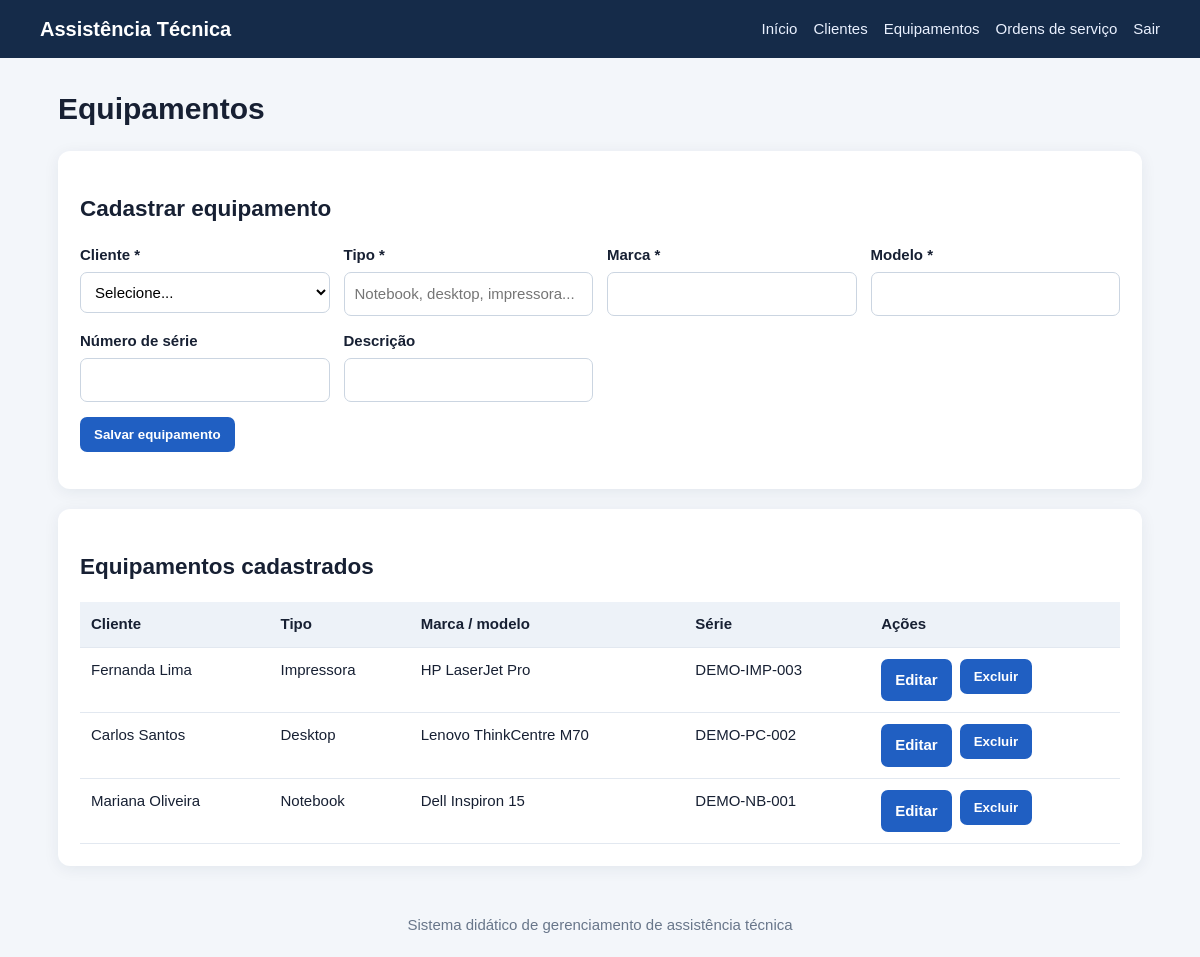
The page /sistema/equipamentos.php (signed in) on the database its author committed.
### tables this page shows
CREATE TABLE equipamentos (
  id INT UNSIGNED AUTO_INCREMENT PRIMARY KEY,
  cliente_id INT UNSIGNED NOT NULL,
  tipo VARCHAR(80) NOT NULL,
  marca VARCHAR(80) NOT NULL,
  modelo VARCHAR(100) NOT NULL,
  numero_serie VARCHAR(100) NULL,
  descricao TEXT NULL,
  criado_em TIMESTAMP DEFAULT CURRENT_TIMESTAMP,
  CONSTRAINT fk_equipamento_cliente FOREIGN KEY (cliente_id) REFERENCES clientes(id)
    ON UPDATE CASCADE ON DELETE RESTRICT
);

CREATE TABLE clientes (
  id INT UNSIGNED AUTO_INCREMENT PRIMARY KEY,
  nome VARCHAR(120) NOT NULL,
  cpf_criptografado TEXT NOT NULL,
  telefone VARCHAR(25) NOT NULL,
  email VARCHAR(120) NULL,
  endereco VARCHAR(180) NULL,
  criado_em TIMESTAMP DEFAULT CURRENT_TIMESTAMP
);

### sistema/config/database.php (called while the page is built, shortened)
<?php
$host = '127.0.0.1';
$usuario = 'root';
$senha = '';
$banco = 'saep_db';
$porta = 3307;
$conexao = mysqli_connect($host, $usuario, $senha, $banco, $porta);
mysqli_set_charset($conexao, 'utf8mb4');
function db_stmt($sql, $types = '', $params = array()) {
    global $conexao;
    $stmt = mysqli_prepare($conexao, $sql);
    if (!mysqli_stmt_execute($stmt)) {
        throw new RuntimeException('Erro ao executar consulta: ' . mysqli_stmt_error($stmt));
    }
    return $stmt;
}
function db_all($sql, $types = '', $params = array()) {
    $stmt = db_stmt($sql, $types, $params);
    $result = mysqli_stmt_get_result($stmt);
    $rows = $result ? mysqli_fetch_all($result, MYSQLI_ASSOC) : array();
    return $rows;
}

### sistema/includes/functions.php (called while the page is built, shortened)
<?php
function e($value) {
    return htmlspecialchars((string)$value, ENT_QUOTES | ENT_SUBSTITUTE, 'UTF-8');
}

### sistema/equipamentos.php (the view, shortened to what this page needs)
<?php
require_once __DIR__ . '/config/database.php';
require_once __DIR__ . '/includes/functions.php';
$clientes = db_all('SELECT id,nome FROM clientes ORDER BY nome');
$edit = null;
$rows = db_all('SELECT e.*,c.nome AS cliente_nome FROM equipamentos e JOIN clientes c ON c.id=e.cliente_id ORDER BY e.id DESC');
require __DIR__ . '/includes/header.php';
?>
<h1>Equipamentos</h1>
<section class="card"><h2><?= $edit ? 'Editar equipamento' : 'Cadastrar equipamento' ?></h2>
<?php if (!$clientes): ?><p>Cadastre um cliente antes de cadastrar equipamentos.</p><?php else: ?>
<form method="post"><input type="hidden" name="csrf_token" value="<?= e(csrf_token()) ?>"><input type="hidden" name="action" value="save"><input type="hidden" name="id" value="<?= (int)($edit['id'] ?? 0) ?>">
<div class="form-grid">
<div><label>Cliente *</label><select name="cliente_id" required><option value="">Selecione...</option></select></div>
<div><label>Tipo *</label><input name="tipo" required value="<?= e($edit['tipo'] ?? '') ?>" placeholder="Notebook, desktop, impressora..."></div>
<div><label>Marca *</label><input name="marca" required value="<?= e($edit['marca'] ?? '') ?>"></div>
<div><label>Modelo *</label><input name="modelo" required value="<?= e($edit['modelo'] ?? '') ?>"></div>
<div><label>Número de série</label><input name="numero_serie" value="<?= e($edit['numero_serie'] ?? '') ?>"></div>
<div><label>Descrição</label><input name="descricao" value="<?= e($edit['descricao'] ?? '') ?>"></div>
</div><p><button>Salvar equipamento</button> <?php if($edit): ?><a class="btn secondary" href="equipamentos.php">Cancelar</a><?php endif; ?></p></form><?php endif; ?>
</section>
<section class="card"><h2>Equipamentos cadastrados</h2><div class="table-wrap"><table><thead><tr><th>Cliente</th><th>Tipo</th><th>Marca / modelo</th><th>Série</th><th>Ações</th></tr></thead><tbody>
<?php foreach($rows as $r): ?><tr><td><?= e($r['cliente_nome']) ?></td><td><?= e($r['tipo']) ?></td><td><?= e($r['marca'].' '.$r['modelo']) ?></td><td><?= e($r['numero_serie']) ?></td><td><div class="actions"><a class="btn" href="?editar=<?= (int)$r['id'] ?>">Editar</a><form method="post" onsubmit="return confirm('Excluir equipamento?')"><button class="danger">Excluir</button></form></div></td></tr><?php endforeach; ?>
<?php if(!$rows): ?><tr><td colspan="5">Nenhum equipamento cadastrado.</td></tr><?php endif; ?></tbody></table></div></section>
<?php require __DIR__ . '/includes/footer.php'; ?>

### sistema/assets/style.css (style rules this page uses)
* { box-sizing:border-box }
body { margin:0;background:#f3f6fa;color:#172033;font:15px/1.5 Arial,Helvetica,sans-serif }
.card { background:#fff;padding:22px;border-radius:12px;box-shadow:0 3px 16px #152b4912;margin-bottom:20px }
.actions { display:flex;gap:8px;flex-wrap:wrap }
.btn,button { display:inline-block;border:0;border-radius:7px;padding:10px 14px;background:#205fc2;color:white;text-decoration:none;cursor:pointer;font-weight:600 }
.form-grid { display:grid;grid-template-columns:repeat(auto-fit,minmax(220px,1fr));gap:14px }
label { display:block;font-weight:600;margin-bottom:5px }
input,select,textarea { width:100%;padding:10px;border:1px solid #cbd5e1;border-radius:7px;font:inherit;background:white }
table { width:100%;border-collapse:collapse;background:#fff }
th,td { text-align:left;padding:11px;border-bottom:1px solid #e2e8f0;vertical-align:top }
th { background:#edf2f8 }
td form { display:inline }
.table-wrap { overflow:auto }

### rows shown on the page
equipamentos: cliente.nome "Fernanda Lima", tipo "Impressora", marca+modelo "HP LaserJet Pro", numero_serie "DEMO-IMP-003"
equipamentos: cliente.nome "Carlos Santos", tipo "Desktop", marca+modelo "Lenovo ThinkCentre M70", numero_serie "DEMO-PC-002"
equipamentos: cliente.nome "Mariana Oliveira", tipo "Notebook", marca+modelo "Dell Inspiron 15", numero_serie "DEMO-NB-001"
